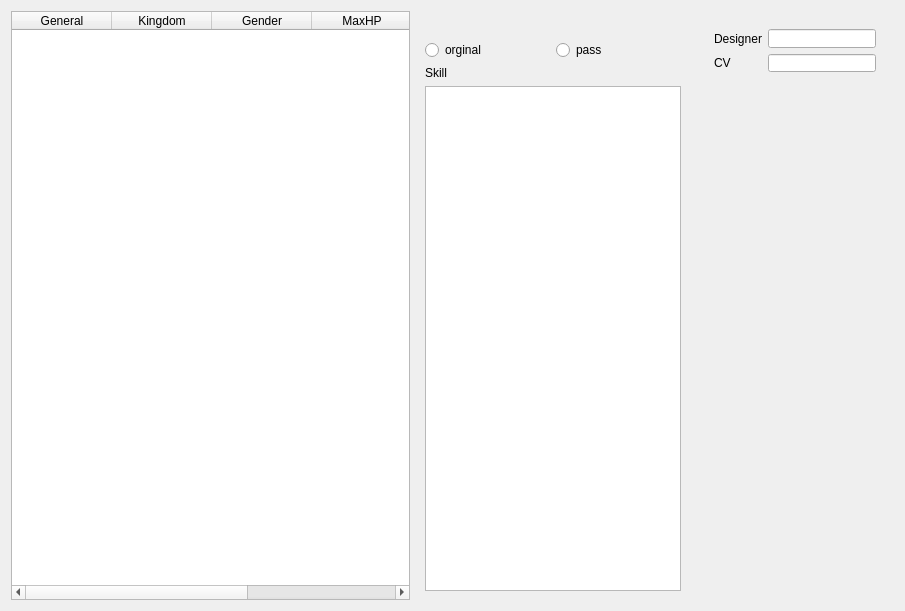
<?xml version="1.0" encoding="UTF-8"?>
<ui version="4.0">
 <class>GeneralOverview</class>
 <widget class="QDialog" name="GeneralOverview">
  <property name="windowModality">
   <enum>Qt::NonModal</enum>
  </property>
  <property name="geometry">
   <rect>
    <x>0</x>
    <y>0</y>
    <width>905</width>
    <height>611</height>
   </rect>
  </property>
  <property name="windowTitle">
   <string>General Overview</string>
  </property>
  <layout class="QHBoxLayout" name="horizontalLayout_2">
   <item>
    <widget class="QTableWidget" name="tableWidget">
     <property name="editTriggers">
      <set>QAbstractItemView::NoEditTriggers</set>
     </property>
     <property name="selectionMode">
      <enum>QAbstractItemView::SingleSelection</enum>
     </property>
     <property name="selectionBehavior">
      <enum>QAbstractItemView::SelectRows</enum>
     </property>
     <property name="sortingEnabled">
      <bool>true</bool>
     </property>
     <column>
      <property name="text">
       <string>General</string>
      </property>
     </column>
     <column>
      <property name="text">
       <string>Kingdom</string>
      </property>
     </column>
     <column>
      <property name="text">
       <string>Gender</string>
      </property>
     </column>
     <column>
      <property name="text">
       <string>MaxHP</string>
      </property>
     </column>
     <column>
      <property name="text">
       <string>Package</string>
      </property>
     </column>
    </widget>
   </item>
   <item>
    <layout class="QHBoxLayout" name="horizontalLayout">
     <item>
      <widget class="QFrame" name="frame2">
       <layout class="QVBoxLayout" name="verticalLayout_2">
        <item>
         <widget class="QLabel" name="generalPhoto">
          <property name="text">
           <string/>
          </property>
          <property name="pixmap">
           <pixmap>../image/generals/card/caocao.jpg</pixmap>
          </property>
         </widget>
        </item>
        <item>
         <layout class="QHBoxLayout" name="horizontalLayout_4">
          <item>
           <widget class="QRadioButton" name="orginalRadio">
            <property name="text">
             <string>orginal</string>
            </property>
           </widget>
          </item>
          <item>
           <widget class="QRadioButton" name="passRadio">
            <property name="text">
             <string>pass</string>
            </property>
           </widget>
          </item>
         </layout>
        </item>
        <item>
         <widget class="QLabel" name="skillLabel">
          <property name="text">
           <string>Skill</string>
          </property>
         </widget>
        </item>
        <item>
         <widget class="QTextEdit" name="skillTextEdit">
          <property name="readOnly">
           <bool>true</bool>
          </property>
         </widget>
        </item>
       </layout>
      </widget>
     </item>
     <item>
      <widget class="QFrame" name="frame1">
       <layout class="QVBoxLayout" name="verticalLayout">
        <item>
         <widget class="QFrame" name="frame1_2">
          <property name="maximumSize">
           <size>
            <width>221</width>
            <height>61</height>
           </size>
          </property>
          <layout class="QGridLayout" name="gridLayout">
           <item row="1" column="1">
            <widget class="QLineEdit" name="cvLineEdit">
             <property name="frame">
              <bool>true</bool>
             </property>
             <property name="alignment">
              <set>Qt::AlignRight|Qt::AlignTrailing|Qt::AlignVCenter</set>
             </property>
             <property name="readOnly">
              <bool>true</bool>
             </property>
            </widget>
           </item>
           <item row="1" column="0">
            <widget class="QLabel" name="cvLabel">
             <property name="text">
              <string>CV</string>
             </property>
            </widget>
           </item>
           <item row="0" column="1">
            <widget class="QLineEdit" name="designerLineEdit">
             <property name="alignment">
              <set>Qt::AlignRight|Qt::AlignTrailing|Qt::AlignVCenter</set>
             </property>
             <property name="readOnly">
              <bool>true</bool>
             </property>
            </widget>
           </item>
           <item row="0" column="0">
            <widget class="QLabel" name="designerLabel">
             <property name="text">
              <string>Designer</string>
             </property>
            </widget>
           </item>
          </layout>
         </widget>
        </item>
        <item>
         <widget class="QScrollArea" name="scrollArea">
          <property name="maximumSize">
           <size>
            <width>221</width>
            <height>16777215</height>
           </size>
          </property>
          <property name="frameShape">
           <enum>QFrame::NoFrame</enum>
          </property>
          <property name="widgetResizable">
           <bool>true</bool>
          </property>
          <widget class="QWidget" name="scrollAreaWidgetContents">
           <property name="geometry">
            <rect>
             <x>0</x>
             <y>0</y>
             <width>205</width>
             <height>506</height>
            </rect>
           </property>
          </widget>
         </widget>
        </item>
       </layout>
      </widget>
     </item>
    </layout>
   </item>
  </layout>
 </widget>
 <resources/>
 <connections/>
</ui>
